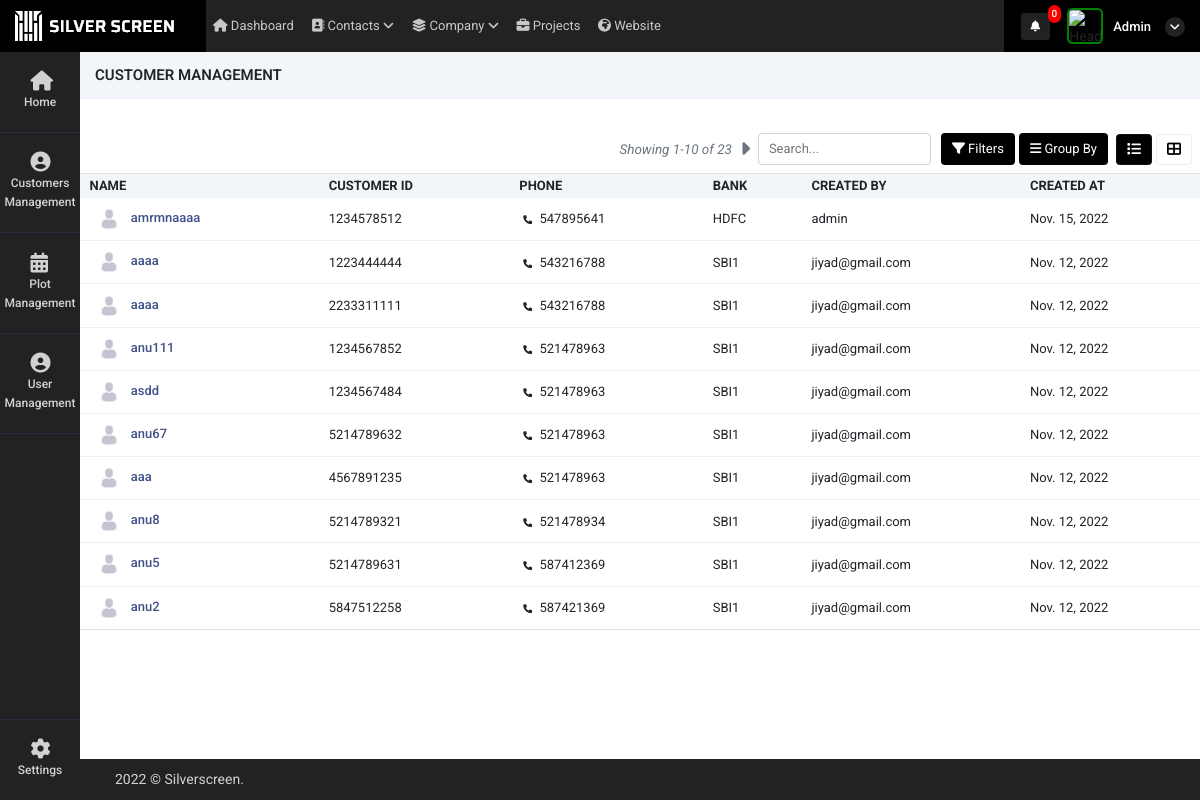
Before: /customer_management (signed in) with the older database file.
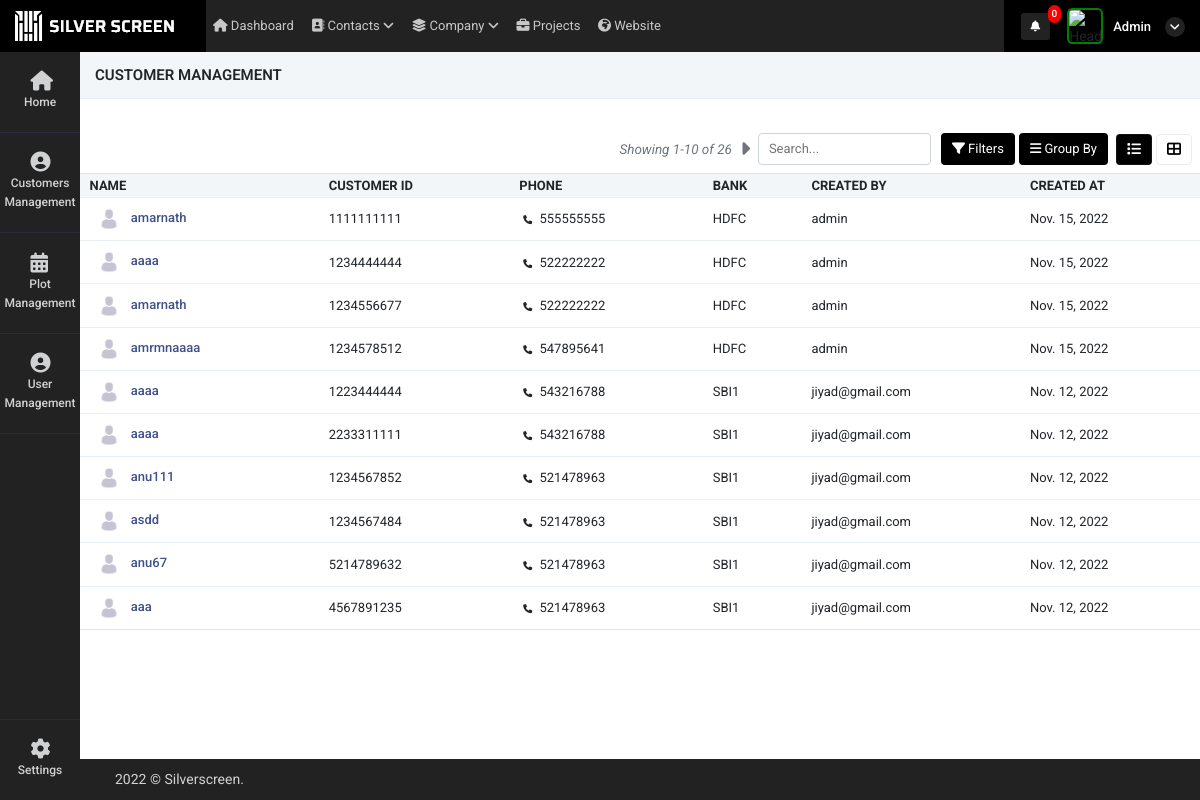
After: the same page with the newer database file.
### super_admin/models.py (models this page shows)
class common(models.Model):  # COMM0N
    dt = models.DateField(auto_now=True)
    tm = models.TimeField(auto_now=True)
    updated = models.DateTimeField(default=timezone.now)
    status = models.CharField(max_length=255, null=True)
    class Meta:
        abstract = True

class Customer_details(common):
    name =  models.CharField(max_length=255,null=True)
    phone = models.CharField(max_length=255,null=True)
    customer_id = models.CharField(max_length=255,null=True)
    bank =  models.CharField(max_length=255,null=True)
    created_by = models.ForeignKey(User,on_delete=models.CASCADE,related_name="Customer_details_created_by", null=True)
    customer_type = models.CharField(max_length=255,choices=customer_comapny_type,null=True)
    company_name =  models.CharField(max_length=255,null=True)
    street1 =  models.CharField(max_length=255,null=True)
    street2 =  models.CharField(max_length=255,null=True)
    city =  models.CharField(max_length=255,null=True)
    satte =  models.CharField(max_length=255,null=True)
    zip =  models.CharField(max_length=255,null=True)
    email =  models.CharField(max_length=255,null=True)
    customer_doc_id = models.FileField(upload_to="customer_document",null=True)
    contract_certi = models.FileField(upload_to="customer_document",null=True)
    tax_certificate  = models.FileField(upload_to="customer_document",null=True)
    other_document = models.FileField(upload_to="customer_document",null=True)
    bank_relation_id = models.ForeignKey(Bank_details,on_delete=models.CASCADE,related_name="Customer_details_Bank_details_id", null=True)
    profile_pic = models.FileField(upload_to="customer_document",null=True)
    customer_doc_id_update_dt = models.DateField(null=True)
    contract_certi_update_dt = models.DateField(null=True)
    tax_certificate_update_dt = models.DateField(null=True)
    other_document_update_dt = models.DateField(null=True)
    customer_doc_id_extesion = models.CharField(max_length=255,null=True)
    contract_certi_extesion = models.CharField(max_length=255,null=True)
    tax_certificate_extesion = models.CharField(max_length=255,null=True)
    other_document_extesion = models.CharField(max_length=255,null=True)
    customer_doc_id_name = models.CharField(max_length=255,null=True)
    contract_certi_name = models.CharField(max_length=255,null=True)
    tax_certificate_name = models.CharField(max_length=255,null=True)
    other_document_name = models.CharField(max_length=255,null=True)

### super_admin/views.py (the view)
# urls.py: path('customer_management',views.customer_management,name='customer_management'),
def customer_management(request):
    data = Customer_details.objects.all().order_by("-id")
    page_number = request.GET.get("page")
    data_paginator = Paginator(data, 10)
    try:
        page_obj = data_paginator.get_page(page_number)
    except PageNotAnInteger:
        page_obj = data_paginator.page(1)
    context = {
        'data':data,
        'page_obj': page_obj
    }
    return render(request,'super_admin/customer_management.html',context)

### super_admin/templatetags/notification.py (called while the page is built, shortened)
@register.filter(name='get_notifications')
def get_notifications(value,args):
    user_dat = User.objects.get(id=value.id)
    st = user_dat.is_superuser
    data_count = ''
    if st == True:
        data_count = user_request_plot.objects.filter(read_status=0).count()
    return data_count

@register.filter(name='get_loginUsernameImage')
def get_loginUsernameImage(value,args):
    user_dat = User.objects.get(id=value.id)
    st = user_dat.is_superuser
    image_url = ''
    if st == True:
        image_url = 'http://10.10.10.119:8000/static/adminicon.jpg'
    else:
        user_data = user_Details.objects.get(auth_user=value.id)
        if user_data.atatchment == '':
            image_url = 'http://10.10.10.119:8000/static/adminicon.jpg'
        else:
            image_url ='../media/'+str(user_data.atatchment)
    return image_url

@register.filter(name='get_user_type')
def get_user_type(value,args):
    user_dat = User.objects.get(id=value.id)
    st = user_dat.is_superuser
    if st == True:
        return False

### super_admin/templates/super_admin/customer_management.html (shortened to what the changed rows need)
{% extends "super_admin/base10.html" %}
{% load static %}
{% block content %}
<div class="container-fluid mt-4 px-0">
    <div class="tab-content">
        <div class="tab-content contnt" id="demo_result_employee">
        <div class="tab-pane active" id="home1" role="tabpanel">
            <div class="d-flex align-items-center justify-content-between px-2">
                <div class="d-flex align-items-center">
                    <span class="text-muted d-flex align-items-center">
                        <i class="text-muted" style="font-size: 13.5px;">Showing
                            {{ page_obj.start_index }}-{{ page_obj.end_index }} of {{ page_obj.paginator.count }}</i>
                        {% if page_obj.has_next %}
                        <a class="next_page_action"
                            data-url="next_page_action_url_Customer_details?page={{page_obj.next_page_number}}"
                            style="color: black;" href="#"><i
                                class="fas fa-caret-right ml-2 pagintn text-muted pagination_add"
                                style="font-size: 20px;margin-top: 3px;"></i></a>
                        {% endif %}
                    </span>
                </div>
            </div>
            <div class="tab-content">
                <div class="tab-pane active" id="ho" role="tabpanel">
                    <div class="table-responsive mb-1  mt-2">
                        <table class="table table-nowrap align-middle user_table"  id="orderTable">
                            <thead class="table-light">
                                <tr class="text-uppercase">
                                    <th class="sort" data-sort="customer_name">
                                        Name</th>
                                    <th class="sort" data-sort="date">Customer ID</th>
                                    <th class="sort" data-sort="date">Phone</th>
                                    <th class="sort" data-sort="company">
                                        Bank
                                    </th>
                                    <th class="sort" data-sort="company">
                                        Created By
                                    </th>
                                    <th class="sort" data-sort="company">
                                        Created At
                                    </th>
                                </tr>
                            </thead>
                            <tbody class="list form-check-all append_search_result">
                                {% for i in page_obj %}
                                <tr>
                                    {% if i.profile_pic == '' %}
                                    <td class="id"><img style="width:30px;    border-radius: 50%;" src="{% static 'adminicon.jpg' %}" class="m-1"/><a href="customer_more_details?id={{i.id}}"
                                            class="fw-medium link-primary">&nbsp;{{i.name}}</a>
                                    </td>
                                    {% elif i.profile_pic == None %}
                                    <td class="id"><img style="width:30px;    border-radius: 50%;" src="{% static 'adminicon.jpg' %}" class="m-1"/><a href="customer_more_details?id={{i.id}}"
                                        class="fw-medium link-primary">&nbsp;{{i.name}}</a>
                                    </td>
                                    {% else %}
                                    <td class="id"><img style="width:30px;    border-radius: 50%;" src="./media/{{i.profile_pic}}" class="m-1"/><a href="customer_more_details?id={{i.id}}"
                                            class="fw-medium link-primary">&nbsp;{{i.name}}</a>
                                    </td>
                                    {% endif %}
                                    <td>
                                        {{i.customer_id}}
                                    </td>
                                    <td class="customer_name"><i class="fa fa-phone m-1" style="font-size: 9px;"></i>
                                        {% if i.phone == None %}
                                        {% else %}
                                        {{i.phone}}
                                        {% endif %}
                                    </td>
                                    <td class="product_name">{{i.bank}}</td>
                                    <td class="date">
                                        {% if i.created_by == None %}
                                        {% else %}
                                        {{i.created_by}}
                                        {% endif %}
                                    </td>
                                    <td>
                                        {{i.dt}}
                                    </td>
                                </tr>
                                {% endfor %}
                            </tbody>
                        </table>
                    </div>
                </div>
            </div>
            <br>
            <br>
        </div>
    </div>
</div>
{% endblock %}

Changed rows visible on the page:
no longer on this page (row unchanged): Customer_details: name "anu8", customer_id "5214789321", phone "521478934", bank "SBI1", created_by "jiyad@gmail.com", dt "Nov. 12, 2022"
no longer on this page (row unchanged): Customer_details: name "anu5", customer_id "5214789631", phone "587412369", bank "SBI1", created_by "jiyad@gmail.com", dt "Nov. 12, 2022"
no longer on this page (row unchanged): Customer_details: name "anu2", customer_id "5847512258", phone "587421369", bank "SBI1", created_by "jiyad@gmail.com", dt "Nov. 12, 2022"
added Customer_details: name "amarnath", customer_id "1111111111", phone "555555555", bank "HDFC", created_by "admin", dt "Nov. 15, 2022"
added Customer_details: name "aaaa", customer_id "1234444444", phone "522222222", bank "HDFC", created_by "admin", dt "Nov. 15, 2022"
added Customer_details: name "amarnath", customer_id "1234556677", phone "522222222", bank "HDFC", created_by "admin", dt "Nov. 15, 2022"
Other visible differences:
{{ page_obj.paginator.count }}: "23" → "26"
